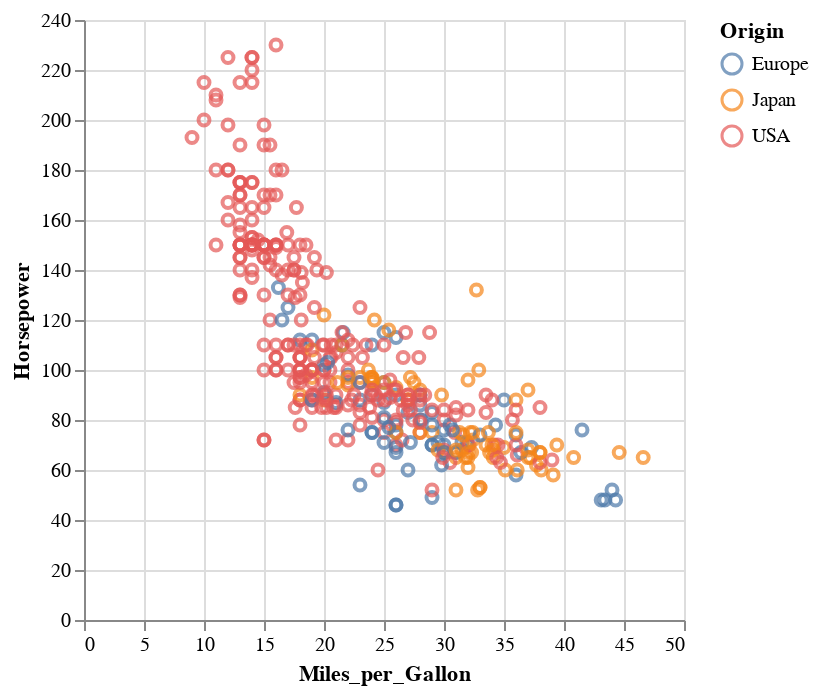

The cell this chart's notebook holds for it:
### Markdown cell above
# Demo 1: Syntax Example

### Code cell
# import altair with an abbreviated alias
import altair as alt

# load a sample dataset as a pandas DataFrame
from vega_datasets import data
cars = data.cars()

# make the chart
alt.Chart(cars).mark_point().encode(y = 'Horsepower:Q',
                                    x = 'Miles_per_Gallon:Q',
                                    color = 'Origin:N').interactive()

### Figure 1 — Vega-Lite specification as saved in the notebook (floating-point values rounded to 4 significant figures; data arrays with more than 128 entries replaced by an {"elided": "..."} marker saying what was removed)
{"config": {"view": {"continuousWidth": 300, "continuousHeight": 300}}, "data": {"name": "data-583e73726c1545c56c203344161a975c"}, "mark": {"type": "point"}, "encoding": {"color": {"field": "Origin", "type": "nominal"}, "x": {"field": "Miles_per_Gallon", "type": "quantitative"}, "y": {"field": "Horsepower", "type": "quantitative"}}, "params": [{"name": "param_13", "select": {"type": "interval", "encodings": ["x", "y"]}, "bind": "scales"}], "$schema": "https://vega.github.io/schema/vega-lite/v5.20.1.json", "datasets": {"data-583e73726c1545c56c203344161a975c": {"elided": "406 records"}}}
